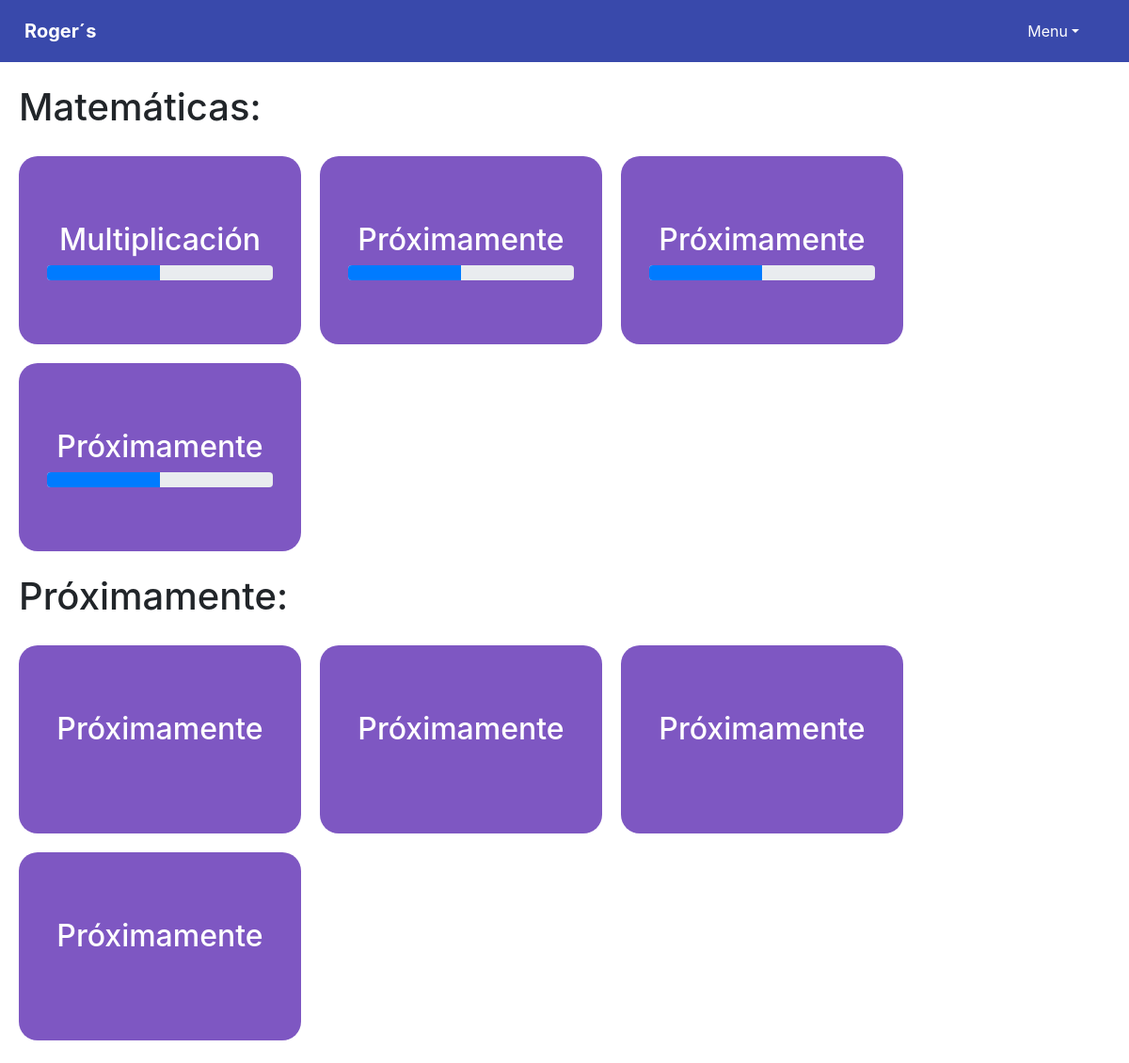
/menu.php (signed in), run on the app's committed database.
### tables this page shows
CREATE TABLE `temas` (
  `id_temas` int(11) NOT NULL,
  `nombre` varchar(50) NOT NULL,
  `descri` varchar(500) NOT NULL,
  `texto_ayuda` varchar(500) NOT NULL,
  `titulo` varchar(100) NOT NULL
);

### menu.php (the view, shortened to what this page needs)
<?php
  include 'conexion.php';
  $result = mysqli_query($conexion,"SELECT * FROM `temas` WHERE 1");
?>
<!DOCTYPE html>
<html>
<head>
	<link rel="stylesheet" href="https://stackpath.bootstrapcdn.com/bootstrap/4.3.1/css/bootstrap.min.css">
	<link rel="stylesheet" type="text/css" href="CSS/main.css">
  <link rel="stylesheet" type="text/css" href="CSS/menu.css">
</head>
<body>
  <div class="fondo">
  <?php include 'nav.php';?>
  </div>
  <br>
  <h1 style="margin-left: 20px;">Matemáticas:</h1>
  <div class="box-class">
    <?php
    while ($mostrar= mysqli_fetch_array($result)) {
   ?>
    <div class="boxes">
      <center><a href="tema.php?roger=<?php  echo $mostrar['id_temas'] ?>"><h2><?php   echo utf8_encode($mostrar['nombre']); ?></h2></a>
        <div class="progress" style="width:80%;">
          <div class="progress-bar" role="progressbar" style="width: 50%" aria-valuenow="100" aria-valuemin="0" aria-valuemax="100"></div>
        </div>
      </center>
    </div>
    <?php
      }
   ?>
  </div>
  <br>
  <h1 style="margin-left: 20px;">Próximamente:</h1>
  <div class="box-class">
    <div class="boxes">
      <center><h2>Próximamente</h2></center>
    </div>
    <div class="boxes">
      <center><h2>Próximamente</h2></center>
    </div>
    <div class="boxes">
      <center><h2>Próximamente</h2></center>
    </div>
    <div class="boxes">
      <center><h2>Próximamente</h2></center>
    </div>
  </div>
  <br>
</body>
</html>

### CSS/main.css (style rules this page uses)
.fondo { background-color: #3949AB; width: 100%; }
a { color: white; }

### CSS/menu.css (style rules this page uses)
.box-class { width: 100%; display: flex; flex-wrap: wrap; }
.boxes { width: 300px; height: 200px; background-color:#7E57C2; border-radius: 20px; color: white; padding-top: 70px; margin-left: 20px; margin-top: 20px; }

### data on the page
temas: nombre "Multiplicación"
temas: nombre "Próximamente"
temas: nombre "Próximamente"
temas: nombre "Próximamente"
